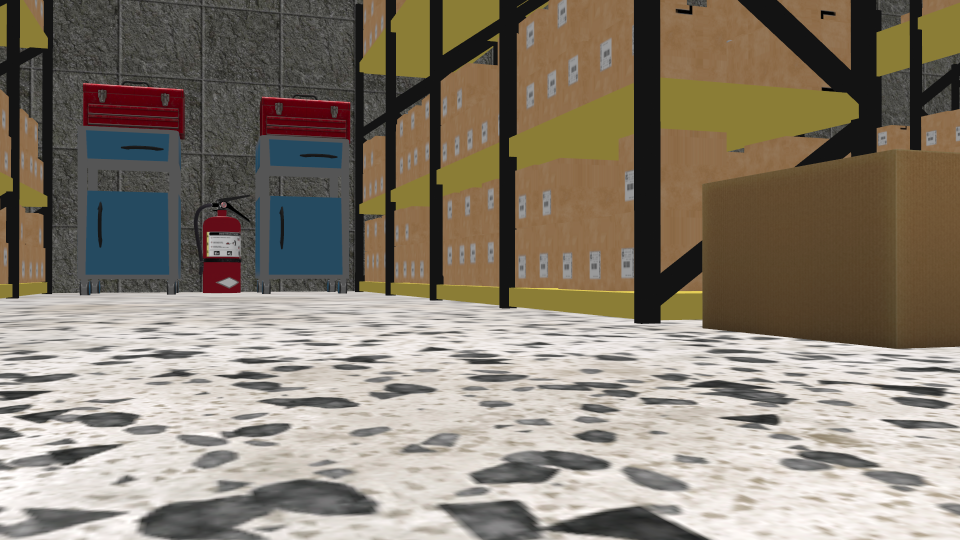
#> input picture scripts/vision/referencias/wp02_ref.png, 1920 x 1080 px (shown at 1/2 size)
$ python -i deteccion_value.py   (imports and definitions only)
#> lines starting #> are read from the running program, lines starting #| are printed output that depends on the picture; after the words box and inside, x2 and y2 are one past the last pixel; in counts of white or black regions, pixels touching at a corner belong together
#> further down, picture is the input picture: shape (1080, 1920, 3); mean B, G, R 111.8, 125.6, 135.3
### scripts/vision/comun.py
"""Utilidades comunes del paquete de visión (Fase 4).

Interfaz común de todos los detectores:
    detectar(img_bgr, **params) -> dict con claves:
        detectado (bool)  - si la señal buscada está presente
        etiqueta  (str)   - qué se ha detectado ("boya_roja", "cono_negro"...)
        medida    (float) - magnitud medida (%, píxeles...), para trazabilidad
        umbral    (float) - umbral aplicado, para trazabilidad
Cada módulo es además ejecutable standalone:  python3 deteccion_X.py foto.png
"""
import cv2, sys, numpy as np
from pathlib import Path

# Todas las fotos se reducen a esta resolución antes de procesar:
# - los umbrales de área (px) son así independientes de la resolución de la cámara
# - el coste de proceso baja ~9x respecto a 1920x1080 sin perder señal útil
TAMANO = (640, 360)

# Subcarpeta donde se guardan las fotos con la detección superpuesta.
# No es dato de proyecto (se regenera a partir de fotos_waypoints/), va en .gitignore.
DIR_ANALIZADAS = "analizadas"

# [5 lines left out: function cargar, not called in this run]

def resultado(detectado, etiqueta, medida, umbral):
    return {"detectado": bool(detectado), "etiqueta": etiqueta,
            "medida": round(float(medida), 3), "umbral": umbral}

# [44 lines left out: functions superponer_mascara, dibujar_etiqueta, guardar_anotada, main_cli, not called in this run]

### scripts/vision/deteccion_value.py
"""Primitiva 2: detección de objeto oscuro (canal Value, no Hue).

El cono negro no tiene tono definido (S≈0): filtrar por H es inútil y se
filtra por V (brillo). El problema es que el suelo del almacén tiene motas
oscuras que también pasan el filtro V; la separación no la da el umbral de
brillo sino el ANÁLISIS DE COMPONENTES CONEXAS: el cono es una mancha oscura
grande y contigua, las motas son pequeñas y dispersas.

Umbrales empíricos (640x360): componente mayor con cono = 5628 px;
sin cono (solo motas/fondo) = 93 px. Umbral de área: 1000 px (margen >5x
en ambos sentidos).
"""
from comun import cargar, resultado, main_cli, superponer_mascara, dibujar_etiqueta
import cv2, numpy as np

def _componentes(img, v_max):
#> called with v_max = 40
    v = cv2.cvtColor(img, cv2.COLOR_BGR2HSV)[..., 2]
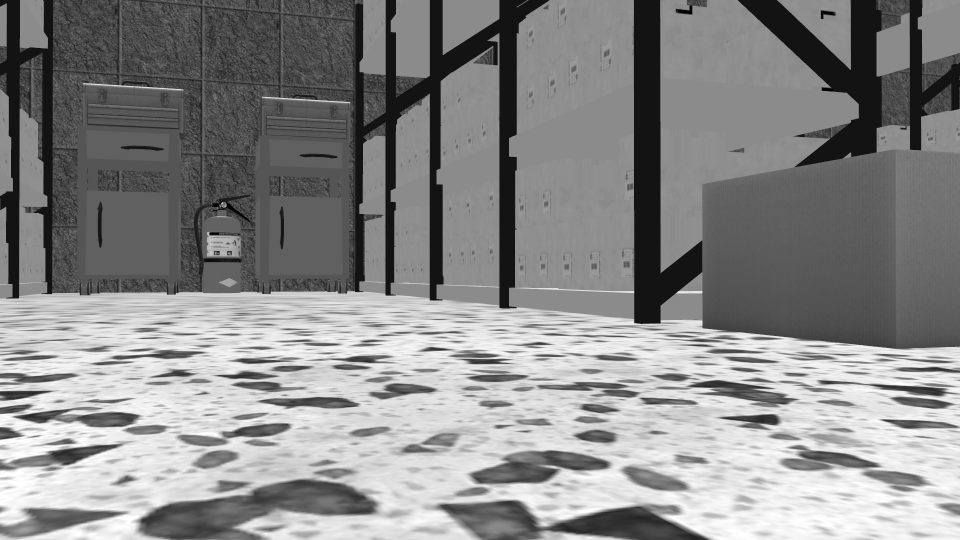
#> v: shape (1080, 1920) (shown at 1/2 size); min 0, max 255, mean 137.2
    mask = (v < v_max).astype(np.uint8)
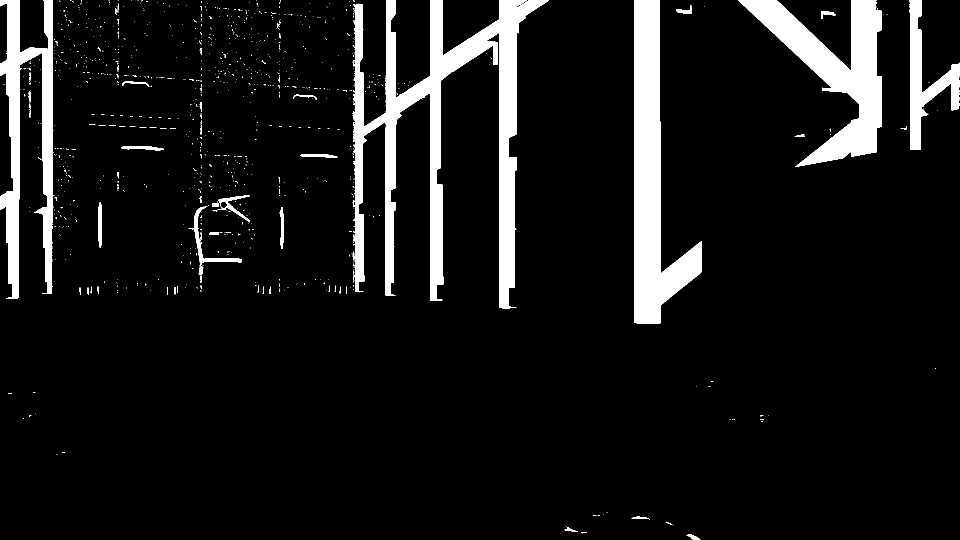
#> mask: shape (1080, 1920) (shown at 1/2 size); values 0 (black) and 1 (white), 8.7% white; 977 white regions (921 under 20 px), largest, box (x1, y1, x2, y2) and area: (710, 0, 1098, 617) 61902, (1268, 0, 1404, 648) 39094, (1476, 0, 1764, 334) 33755
    # apertura morfológica: elimina las motas del suelo antes de medir áreas
    mask = cv2.morphologyEx(mask, cv2.MORPH_OPEN, np.ones((3, 3), np.uint8))
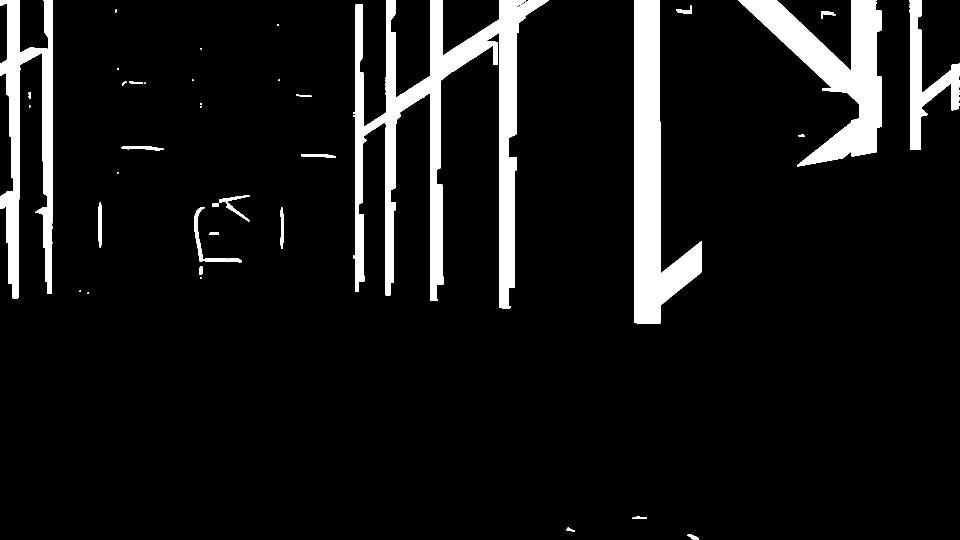
#> mask: shape (1080, 1920) (shown at 1/2 size); values 0 (black) and 1 (white), 8.4% white; 44 white regions (17 under 20 px), largest, box (x1, y1, x2, y2) and area: (710, 0, 1097, 617) 61801, (1268, 0, 1404, 648) 39092, (1477, 0, 1763, 333) 33734
    n, lab, stats, _ = cv2.connectedComponentsWithStats(mask)
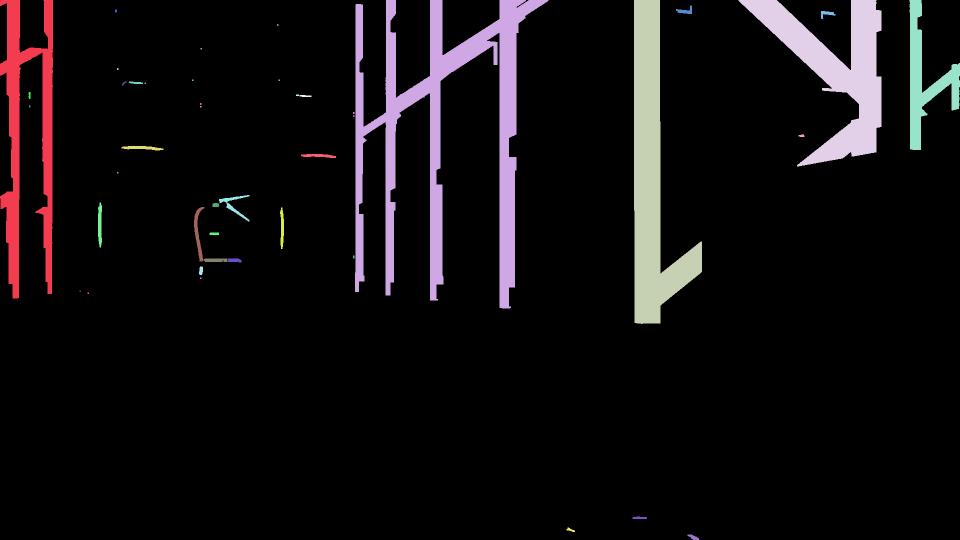
#> lab: shape (1080, 1920) int32 (shown at 1/2 size); 45 distinct labels, from 0 to 44; one colour per label, 0 black
#> n = 45; stats = 45 rows, first 6: [0, 0, 1920, 1080, 1898411], [0, 0, 106, 597, 25084], [710, 0, 387, 617, 61801], [1268, 0, 136, 648, 39092], [1477, 0, 286, 333, 33734], [1819, 0, 101, 300, 10040]
    idx_mayor = int(np.argmax(stats[1:, 4]) + 1) if n > 1 else None
#> idx_mayor = 2
    return lab, stats, idx_mayor

def detectar(img, v_max=40, area_min=1000):
    _, stats, idx = _componentes(img, v_max)
#> idx = 2
    area = int(stats[idx, 4]) if idx is not None else 0
#> area = 61801
    return resultado(area >= area_min, "objeto_oscuro" if area >= area_min else "ninguno",
                     area, area_min)

def anotar(img, res, v_max=40, area_min=1000):
    """Superpone SOLO la componente conexa ganadora (no todos los píxeles
    oscuros) — así se ve por qué gana ella y no una mota del suelo."""
    lab, _, idx = _componentes(img, v_max)
    mask = (lab == idx) if idx is not None else np.zeros(lab.shape, bool)
    out = superponer_mascara(img, mask, (0, 0, 255))
    return dibujar_etiqueta(out, res)

# [2 lines not run here, left out]

>>> import cv2
>>> picture = cv2.imread('referencias/wp02_ref.png')
>>> result = detectar(picture)
#> result = {'detectado': True, 'etiqueta': 'objeto_oscuro', 'medida': 61801, 'umbral': 1000}
